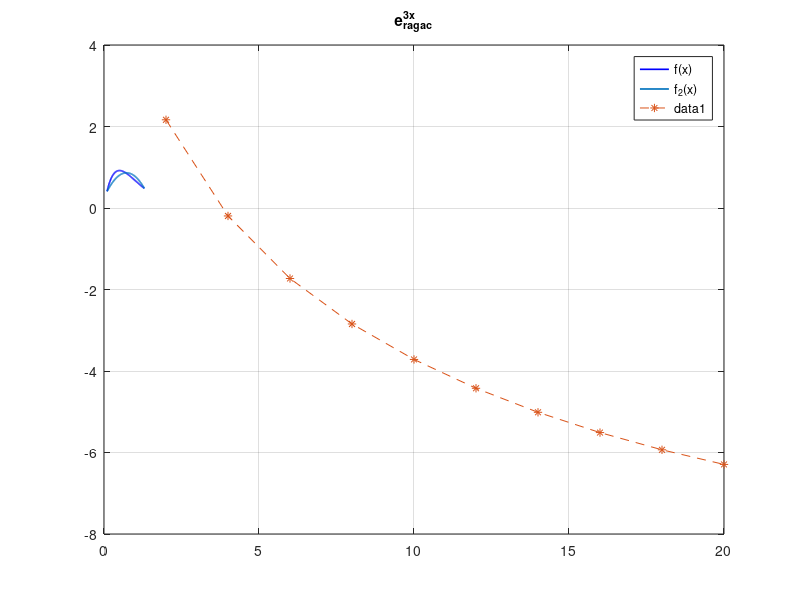

Here is the MATLAB script that generated this plot: (Note: this script raises an error after producing the figure.)
%% Lect 10 - Simpson's Rules

%% Ex: f(x)=5xe^-2x; (1/3 rule)
f = @(x) 5.*x.*exp(-2.*x);
a=0.1; b=1.3;
h=(a-b)/2;

A = [1 a a^2; 1 (a+b)/2 ((a+b)/2)^2; 1 b b^2];
b = f([a (a+b)/2 b]');
a_coeff=A\b;

x=0.1:0.01:1.3;
plot(x,f(x),'b','linewidth',1.2)
hold on
plot(x, polyval(flip(a_coeff), x),'linewidth',1.2)
legend('f(x)','f_2(x)')
grid on

%% Ex2: f(x)=x^-x 6-segment (try n=2,4,10,20,100) Simpson 1/3 rule;
trueVal=0.8751;
Error=[]
for n=2:2:20
    a=0.2; b=3.8; h=(b-a)/n;
    f = @(x) x.*exp(-x);
    x=a:h:b;
%
    I=(h/3)*(f(a)+4*sum(f(x(2:2:n)))+2*sum(f(x(3:2:n-1)))+f(b))
    Error(n/2)=abs((trueVal-I)/trueVal)*100
    
end
n=2:2:20;
plot(n,log(Error),'*--')
title('e_{ragac}^{3x}')
%% Unequal Segments Trapezoidal Method

x = [0 .12 .22 .32 .36 .4 .44 .54 .64 .7 .8];
y = 0.2 + 25*x - 200*x.^2 + 675*x.^3 - 900*x.^4 + 400*x.^5;
trapuneq(x,y)

%% MATLAB Implementation TRAPZ

x = [0 .12 .22 .32 .36 .4 .44 .54 .64 .7 .8];
y = 0.2 + 25*x - 200*x.^2 + 675*x.^3 - 900*x.^4 + 400*x.^5;
trapz(x,y)

%% cumulative integral cumtrapz

x = [0 .12 .22 .32 .36 .4 .44 .54 .64 .7 .8];
y = 0.2 + 25*x - 200*x.^2 + 675*x.^3 - 900*x.^4 + 400*x.^5;
z = cumtrapz(x,y)

%% Unequal Segment Trap Integration Function
function I = trapuneq(x,y)
% trapuneq: unequal spaced trapezoidal rule quadrature
% I = trapuneq(x,y):
% Applies the trapezoidal rule to determine the integral
% for n data points (x, y) where x and y must be of the
% same length and x must be monotonically ascending
% input:
% x = vector of independent variables
% y = vector of dependent variables
% output:
% I = integral estimate
if nargin<2,error('at least 2 input arguments required'),end
if any(diff(x)<0),error('x not monotonically ascending'),end
n = length(x);
if length(y)~= n,error('x and y must be same length'); end
s = 0;
for k = 1:n-1
    s = s + (x(k+1) - x(k))*(y(k)+ y(k +1))/2;
end
I = s;
end